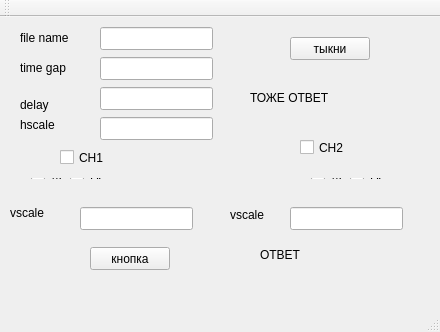
<?xml version="1.0" encoding="UTF-8"?>
<ui version="4.0">
 <class>MainWindow</class>
 <widget class="QMainWindow" name="MainWindow">
  <property name="geometry">
   <rect>
    <x>0</x>
    <y>0</y>
    <width>440</width>
    <height>332</height>
   </rect>
  </property>
  <property name="windowTitle">
   <string>MainWindow</string>
  </property>
  <widget class="QWidget" name="centralWidget">
   <widget class="QLineEdit" name="Efile">
    <property name="geometry">
     <rect>
      <x>100</x>
      <y>10</y>
      <width>113</width>
      <height>23</height>
     </rect>
    </property>
   </widget>
   <widget class="QLineEdit" name="Egap">
    <property name="geometry">
     <rect>
      <x>100</x>
      <y>40</y>
      <width>113</width>
      <height>23</height>
     </rect>
    </property>
   </widget>
   <widget class="QLineEdit" name="Edelay">
    <property name="geometry">
     <rect>
      <x>100</x>
      <y>70</y>
      <width>113</width>
      <height>23</height>
     </rect>
    </property>
   </widget>
   <widget class="QLineEdit" name="Ehscale">
    <property name="geometry">
     <rect>
      <x>100</x>
      <y>100</y>
      <width>113</width>
      <height>23</height>
     </rect>
    </property>
   </widget>
   <widget class="QCheckBox" name="checkBox">
    <property name="geometry">
     <rect>
      <x>60</x>
      <y>130</y>
      <width>85</width>
      <height>21</height>
     </rect>
    </property>
    <property name="text">
     <string>CH1</string>
    </property>
   </widget>
   <widget class="QCheckBox" name="checkBox_2">
    <property name="geometry">
     <rect>
      <x>300</x>
      <y>120</y>
      <width>85</width>
      <height>21</height>
     </rect>
    </property>
    <property name="text">
     <string>CH2</string>
    </property>
   </widget>
   <widget class="QLineEdit" name="Evs1">
    <property name="geometry">
     <rect>
      <x>80</x>
      <y>190</y>
      <width>113</width>
      <height>23</height>
     </rect>
    </property>
   </widget>
   <widget class="QLineEdit" name="Evs2">
    <property name="geometry">
     <rect>
      <x>290</x>
      <y>190</y>
      <width>113</width>
      <height>23</height>
     </rect>
    </property>
   </widget>
   <widget class="QLabel" name="label">
    <property name="geometry">
     <rect>
      <x>20</x>
      <y>10</y>
      <width>71</width>
      <height>21</height>
     </rect>
    </property>
    <property name="text">
     <string>file name</string>
    </property>
   </widget>
   <widget class="QLabel" name="label_2">
    <property name="geometry">
     <rect>
      <x>20</x>
      <y>40</y>
      <width>71</width>
      <height>21</height>
     </rect>
    </property>
    <property name="text">
     <string>time gap</string>
    </property>
   </widget>
   <widget class="QLabel" name="label_3">
    <property name="geometry">
     <rect>
      <x>20</x>
      <y>80</y>
      <width>59</width>
      <height>15</height>
     </rect>
    </property>
    <property name="text">
     <string>delay</string>
    </property>
   </widget>
   <widget class="QLabel" name="label_4">
    <property name="geometry">
     <rect>
      <x>20</x>
      <y>100</y>
      <width>59</width>
      <height>15</height>
     </rect>
    </property>
    <property name="text">
     <string>hscale</string>
    </property>
   </widget>
   <widget class="QLabel" name="label_5">
    <property name="geometry">
     <rect>
      <x>10</x>
      <y>180</y>
      <width>59</width>
      <height>31</height>
     </rect>
    </property>
    <property name="text">
     <string>vscale</string>
    </property>
   </widget>
   <widget class="QLabel" name="result">
    <property name="geometry">
     <rect>
      <x>250</x>
      <y>50</y>
      <width>151</width>
      <height>61</height>
     </rect>
    </property>
    <property name="text">
     <string>ТОЖЕ ОТВЕТ</string>
    </property>
   </widget>
   <widget class="QLabel" name="res">
    <property name="geometry">
     <rect>
      <x>260</x>
      <y>230</y>
      <width>59</width>
      <height>15</height>
     </rect>
    </property>
    <property name="text">
     <string>ОТВЕТ</string>
    </property>
   </widget>
   <widget class="QPushButton" name="pushButton">
    <property name="geometry">
     <rect>
      <x>290</x>
      <y>20</y>
      <width>80</width>
      <height>23</height>
     </rect>
    </property>
    <property name="text">
     <string>тыкни</string>
    </property>
   </widget>
   <widget class="QPushButton" name="pushButton_2">
    <property name="geometry">
     <rect>
      <x>90</x>
      <y>230</y>
      <width>80</width>
      <height>23</height>
     </rect>
    </property>
    <property name="text">
     <string>кнопка</string>
    </property>
   </widget>
   <widget class="QLabel" name="label_8">
    <property name="geometry">
     <rect>
      <x>230</x>
      <y>190</y>
      <width>59</width>
      <height>15</height>
     </rect>
    </property>
    <property name="text">
     <string>vscale</string>
    </property>
   </widget>
   <widget class="QWidget" name="">
    <property name="geometry">
     <rect>
      <x>20</x>
      <y>150</y>
      <width>93</width>
      <height>23</height>
     </rect>
    </property>
    <layout class="QHBoxLayout" name="horizontalLayout">
     <item>
      <widget class="QRadioButton" name="AC1">
       <property name="text">
        <string>AC</string>
       </property>
      </widget>
     </item>
     <item>
      <widget class="QRadioButton" name="DC1">
       <property name="text">
        <string>DC</string>
       </property>
      </widget>
     </item>
    </layout>
   </widget>
   <widget class="QWidget" name="">
    <property name="geometry">
     <rect>
      <x>300</x>
      <y>150</y>
      <width>93</width>
      <height>23</height>
     </rect>
    </property>
    <layout class="QHBoxLayout" name="horizontalLayout_2">
     <item>
      <widget class="QRadioButton" name="AC2">
       <property name="text">
        <string>AC</string>
       </property>
      </widget>
     </item>
     <item>
      <widget class="QRadioButton" name="DC2">
       <property name="text">
        <string>DC</string>
       </property>
      </widget>
     </item>
    </layout>
   </widget>
  </widget>
  <widget class="QMenuBar" name="menuBar">
   <property name="geometry">
    <rect>
     <x>0</x>
     <y>0</y>
     <width>440</width>
     <height>20</height>
    </rect>
   </property>
  </widget>
  <widget class="QToolBar" name="mainToolBar">
   <attribute name="toolBarArea">
    <enum>TopToolBarArea</enum>
   </attribute>
   <attribute name="toolBarBreak">
    <bool>false</bool>
   </attribute>
  </widget>
  <widget class="QStatusBar" name="statusBar"/>
 </widget>
 <layoutdefault spacing="6" margin="11"/>
 <resources/>
 <connections/>
</ui>
